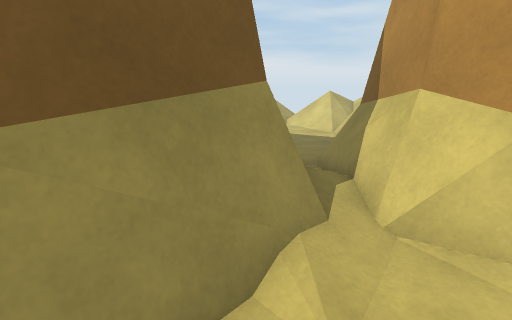
View 1 (above)

12 first-person views from a walk through a scene from a Unity 3-D project. The camera is 1.2 m above the floor, tilts 14° down and sees 85° across. The floor is counted in squares, 0.5 m on a side. Each view is taken from the middle of a square. On the plan, view 1 faces up. The plan holds only what a view shows up to about 18 squares ahead; the rest is blank. The place goes on beyond the plan. The player is left out. Some animated figures are left out.

View 2
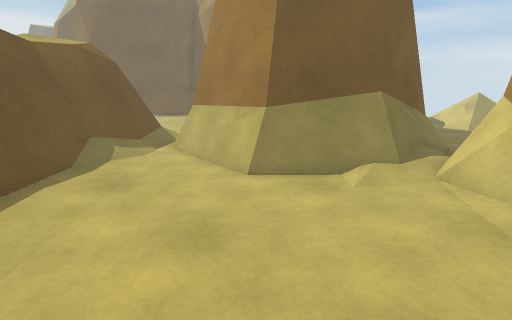

View 3
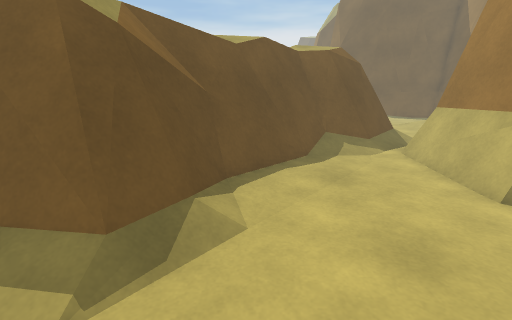

View 4
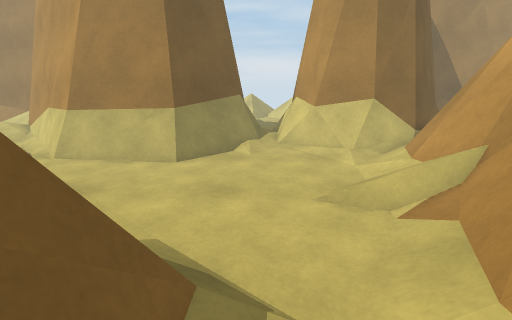

View 5
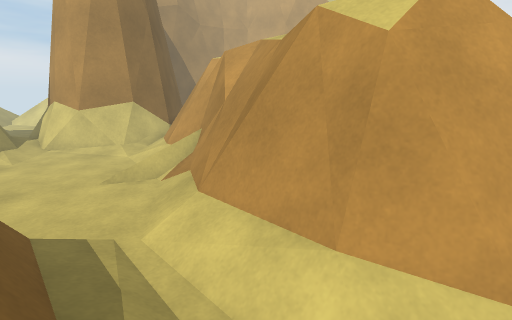

View 6
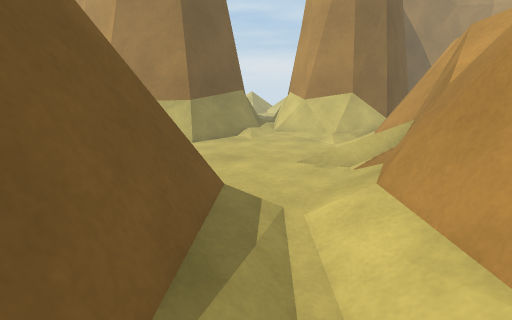

View 7
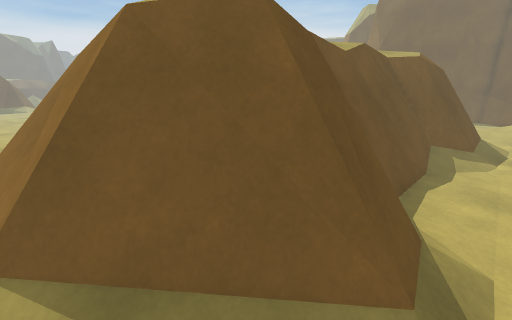

View 8
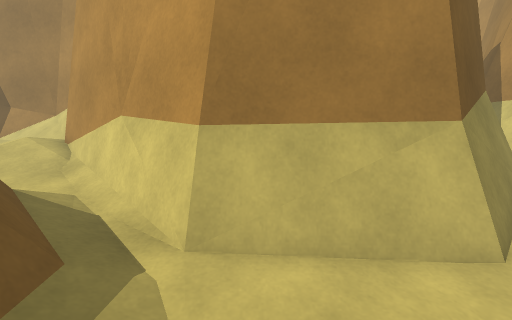

View 9
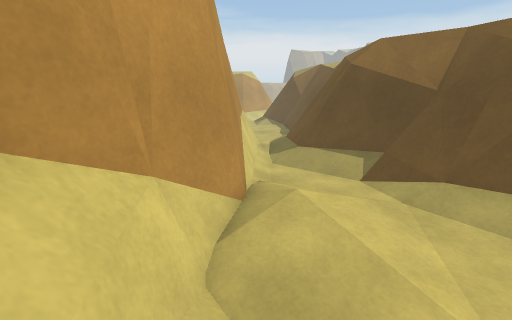

View 10
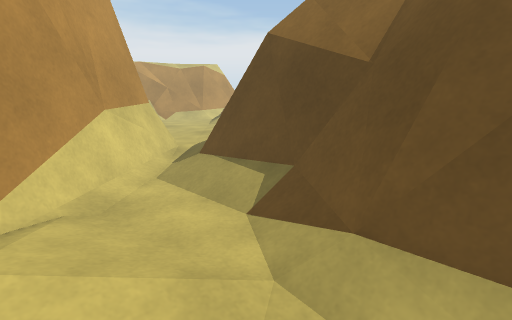

View 11
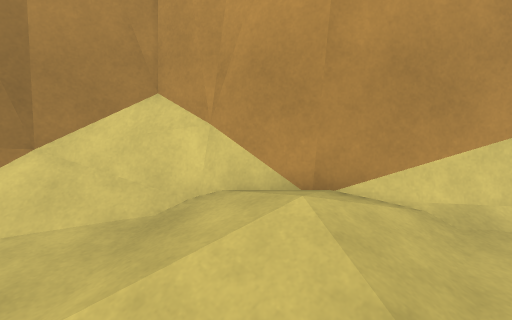

View 12
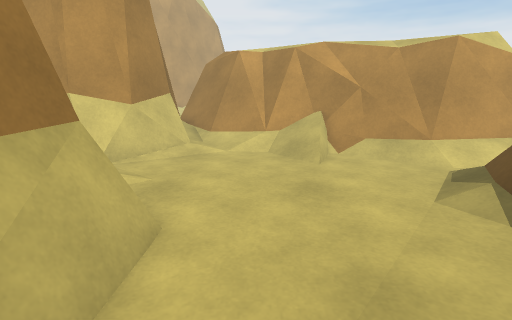

### Floor plan
Key: @ floor where view 1 was taken; # wall or solid block; . main floor; : floor 0.25 m higher than the main floor; / step, stairs or slope; = window, fence, low wall or low ledge; ^ raised ledge.
Columns run from 18 left of view 1 to 7 right of it. Each row starts with its distance up from view 1.
 18                      ..
 17                    ....
 16                   .....=
 15                   .....=
 14                    ....=
 13 ####               ...
 12 //###              ...=
 11 .//=#             =.. #
 10 ...=##            #=.=#
  9 ...:##            #=###
  8 .::::##           #=###
  7 ../::###          #=###
  6 ..://:###         #=###
  5 .......=##       ##=###
  4 ://.....=##     ###=.=####
  3 ##=#////.=##    ##=...=###
  2  ####===/.=######=.....#=#
  1    #####=/.#=====........#
  0       ###=/.......@....//=
 -1        ##^#............/#^
 -2         #^=/.........../=#
 -3         ##^=.........///##
 -4         ###^=#......../#=#
 -5          ####=#......./=##
 -6             ##==#//...#=##
 -7              ####==/./=###
 -8                ###=/./=##
 -9                 ##=/./###
-10                  #=/./##
-11                 ##=/./##
-12                 ##=/./###
-13                 #=// /=##

Where each view was taken, in squares from view 1:
view 1: 0 up, 0 right, facing up
view 2: 5 down, 4 right, facing up-left
view 3: 5 down, 4 right, facing left
view 4: 10 down, 1 right, facing up
view 5: 13 down, 0 right, facing up-right
view 6: 13 down, 1 right, facing up
view 7: 9 down, 3 right, facing left
view 8: 3 down, 6 left, facing up
view 9: 12 up, 18 left, facing down-right
view 10: 7 up, 18 left, facing down-right
view 11: 5 up, 18 left, facing up-right
view 12: 1 down, 7 left, facing right
